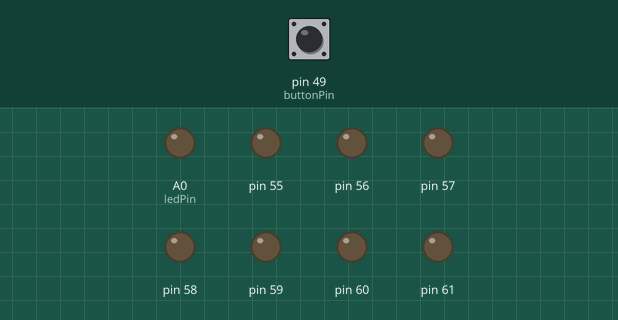
The sketch below on a simulated Arduino Mega 2560, built with avr-gcc and run on an emulated ATmega2560. Parts: output pins drawn as LEDs (lit = HIGH). Inputs (shaded band) come from the test bench; at power-on: pin 49 (buttonPin) HIGH.

Above: at 1.2 s.
1.3 s: pin 49 (buttonPin) pulled LOW for 0.15 s
At 1.8 s:
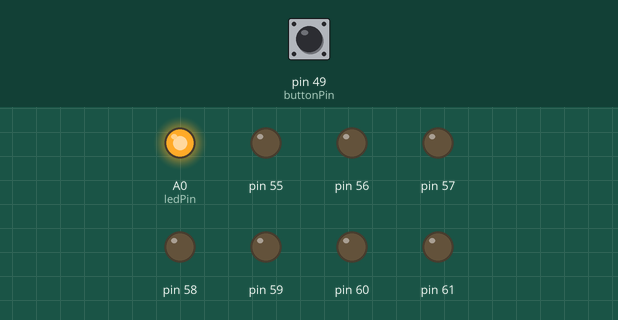
At 3.2 s:
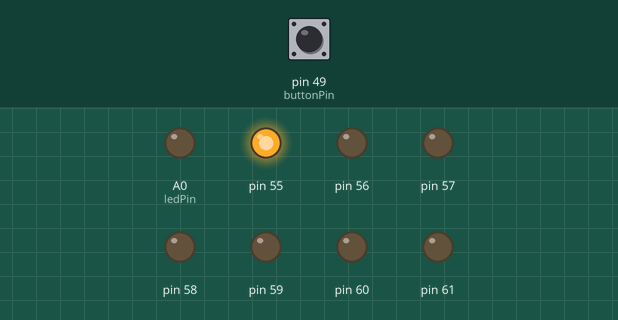
4.4 s: pin 49 (buttonPin) pulled LOW for 3.2 s
At 8.1 s:
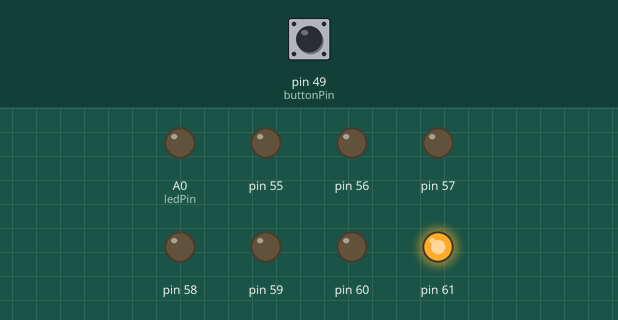
Timing chart, 0 to 14.0 s (numbered marks = the images above; inputs shaded):
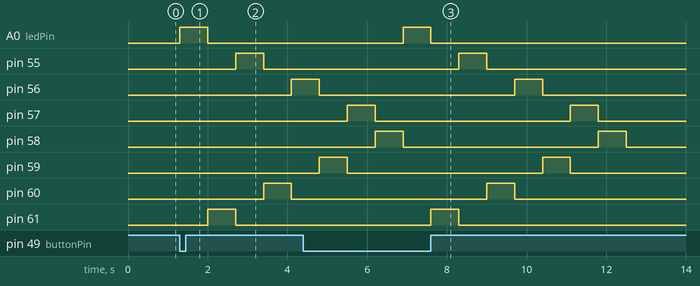

Measured:
- after the input at 1.3 s, A0 (ledPin): LOW → HIGH at once, → LOW 0.70 s later; pin 55: LOW → HIGH after 1.4 s, → LOW 0.70 s later; pin 56: LOW → HIGH after 2.8 s; pin 60: LOW → HIGH after 2.1 s, → LOW 0.70 s later; pin 61: LOW → HIGH after 0.70 s, → LOW 0.70 s later
- after the input at 4.4 s, A0 (ledPin): LOW → HIGH after 2.5 s, → LOW 0.70 s later; pin 55: LOW → HIGH after 3.9 s, → LOW 0.70 s later; pin 60: LOW → HIGH after 4.6 s, → LOW 0.70 s later; pin 61: LOW → HIGH after 3.2 s, → LOW 0.70 s later
- by itself, pin 57–59: alternates HIGH for 0.70 s and LOW for 4.9 s

The sketch:

Lab1Code.ino
```cpp
const int ledPin = A0;
const int buttonPin = 49;
int ledPins[8];

void setup() {
  for (int i = 0; i < 8; i++){
      ledPins[i] = ledPin;
      ledPins[i] += i;
      pinMode(ledPins[i], OUTPUT);
  }
}

void mainAlgorithm(){
   int previousNum;
   int i;

   for( i = 0; i < 8; i++ ){
      int ledNum;
      if(i == 0) {
          ledNum = i;

      } else {
          if(i % 2 != 0) {
              ledNum = previousNum + 8 - i;
          } else {
              ledNum = previousNum - 8 + i;
          }

      }

      digitalWrite(ledPins[ledNum], HIGH);
      delay(700);
      digitalWrite(ledPins[ledNum], LOW);
      previousNum = ledNum;
   }
}

void loop() {
  if (!digitalRead(buttonPin)) {
    mainAlgorithm();
  }
}
```
